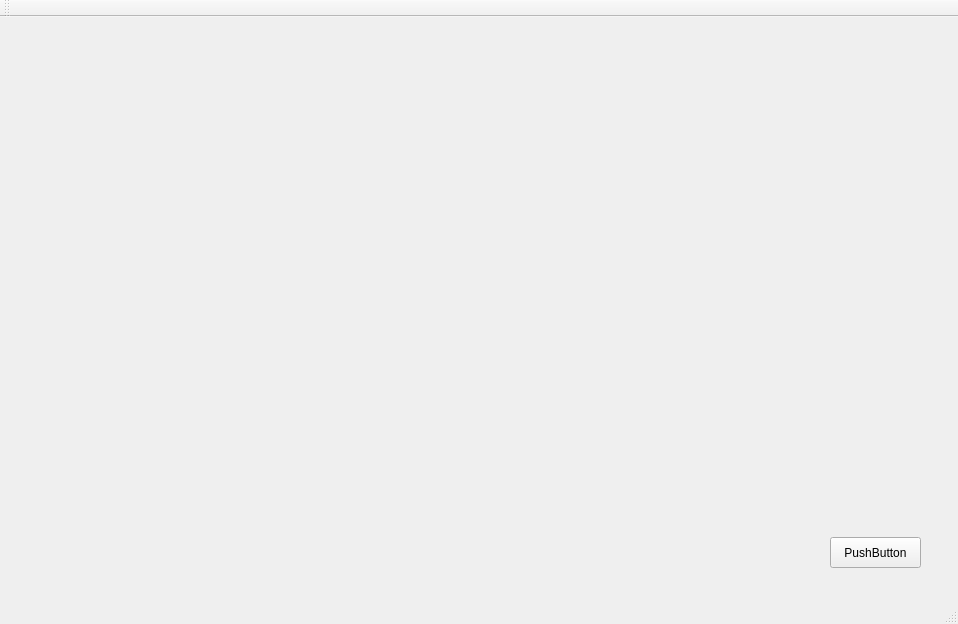
<?xml version="1.0" encoding="UTF-8"?>
<ui version="4.0">
 <class>MainWindow</class>
 <widget class="QMainWindow" name="MainWindow">
  <property name="geometry">
   <rect>
    <x>0</x>
    <y>0</y>
    <width>958</width>
    <height>624</height>
   </rect>
  </property>
  <property name="windowTitle">
   <string>MainWindow</string>
  </property>
  <widget class="QWidget" name="centralWidget">
   <widget class="QPushButton" name="pushButton">
    <property name="geometry">
     <rect>
      <x>830</x>
      <y>520</y>
      <width>91</width>
      <height>31</height>
     </rect>
    </property>
    <property name="text">
     <string>PushButton</string>
    </property>
   </widget>
   <widget class="QWidget" name="verticalLayoutWidget">
    <property name="geometry">
     <rect>
      <x>10</x>
      <y>10</y>
      <width>901</width>
      <height>511</height>
     </rect>
    </property>
    <layout class="QVBoxLayout" name="verticalLayout"/>
   </widget>
  </widget>
  <widget class="QMenuBar" name="menuBar">
   <property name="geometry">
    <rect>
     <x>0</x>
     <y>0</y>
     <width>958</width>
     <height>19</height>
    </rect>
   </property>
  </widget>
  <widget class="QToolBar" name="mainToolBar">
   <attribute name="toolBarArea">
    <enum>TopToolBarArea</enum>
   </attribute>
   <attribute name="toolBarBreak">
    <bool>false</bool>
   </attribute>
  </widget>
  <widget class="QStatusBar" name="statusBar"/>
 </widget>
 <layoutdefault spacing="6" margin="11"/>
 <resources/>
 <connections/>
</ui>
